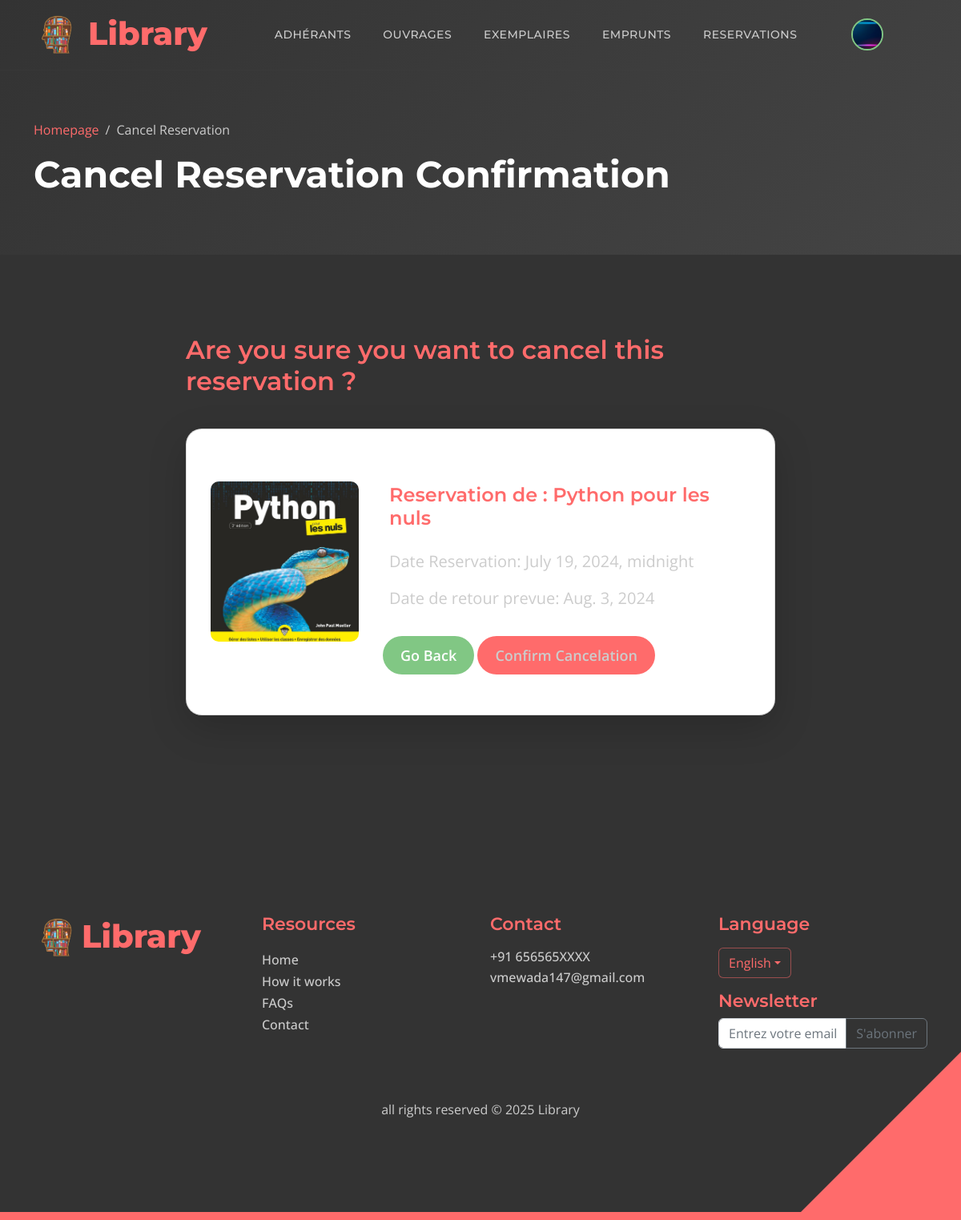
The app's page /cancel-reservation/a2f86409f64e4854b222102858653a4e (signed in) with its own data.
### adherants/models.py (models this page shows, shortened)
class Profile(models.Model):
    user = models.OneToOneField(User, on_delete=models.CASCADE, null=True, blank=True)
    prenom = models.CharField(max_length=255, blank=True, null=True)
    nom = models.CharField(max_length=255, blank=True, null=True)
    email = models.EmailField(max_length=500, blank=True, null=True)
    username = models.CharField(max_length=200, blank=True, null=True)
    CNI = models.CharField(max_length=200, blank=True, null=True)
    profile_image = models.ImageField(null=True, blank=True, upload_to='profiles/', default="profiles/user-default.png")
    departement = models.CharField(max_length=200, blank=True, null=True)
    filiere = models.CharField(max_length=200, blank=True, null=True)
    CNE = models.CharField(max_length=200, blank=True, null=True)
    semestre = models.CharField(max_length=200, blank=True, null=True)
    sexe = models.CharField(max_length=200, blank=True, null=True)
    phonenumber = models.CharField(max_length=200, blank=True, null=True)
    created = models.DateTimeField(auto_now_add=True)
    id = models.UUIDField(default=uuid.uuid4, unique=True,
                          primary_key=True, editable=False)

### ouvrages/models.py (models this page shows, shortened)
class Reservation(models.Model):
    id = models.UUIDField(default=uuid.uuid4, unique=True, primary_key=True, editable=False)
    date_demande =  models.DateTimeField(auto_now_add=True)
    date_reservation = models.DateTimeField()
    owner = models.ForeignKey(Profile, on_delete=models.CASCADE, null=True, blank=True)
    ouvrage = models.ForeignKey('Ouvrage', on_delete=models.CASCADE, null=True)  # Lier à Ouvrage
    selected_copy = models.ForeignKey('Exemplaire', on_delete=models.CASCADE, null=True, blank=True)
    STATUT_CHOICES = (
        ('en_attente', 'En attente'),
        ('acceptee', 'Acceptée'),
        ('refusee', 'Refusée'),
    )
    statut = models.CharField(max_length=20, choices=STATUT_CHOICES, default='en_attente')
    date_retour_prevue = models.DateField(null=True, blank=True)

class Ouvrage(models.Model):
    id = models.UUIDField(default=uuid.uuid4, unique=True, primary_key=True, editable=False)
    titre = models.CharField(max_length=200)
    auteurs = models.ManyToManyField('Auteur', blank=True)
    featured_image = models.ImageField(null=True, blank=True, default="default.jpg")
    description = models.TextField(blank=True)
    categories = models.ManyToManyField('Categorie', blank=True)
    recommended = models.BooleanField(default=False, blank=True)
    exemplaires_total = models.IntegerField(default=0, null=True, blank=True)
    vote_total = models.IntegerField(default=0, null=True, blank=True)
    vote_ratio = models.IntegerField(default=0, null=True, blank=True)
    date_achat = models.DateTimeField(auto_now_add=True)
    def __str__(self):
        return self.titre
    class Meta:
        ordering = ['-vote_ratio', '-vote_total', 'titre']

### ouvrages/views.py (the view, shortened to what this page needs)
# urls.py: path('cancel-reservation/<str:pk>',login_required( views.cancelReservation), name="cancel-reservation"),
def cancelReservation(request, pk):
    reservation = get_object_or_404(Reservation, id=pk)
    context = {'reservation': reservation}
    return render(request, 'ouvrages/cancel_reservation.html', context)

### ouvrages/templates/ouvrages/cancel_reservation.html (shortened to what this page needs)
{% extends "main.html" %}
{%load static%}
{% block content %}
<header class="site-header d-flex flex-column justify-content-center align-items-center">
    <div class="container">
        <div class="row align-items-center">
            <div class="col-lg-12 col-12">
                <nav aria-label="breadcrumb">
                    <ol class="breadcrumb">
                        <li class="breadcrumb-item"><a href="{% url 'ouvrages:index' %}">Homepage</a></li>
                        <li class="breadcrumb-item active" aria-current="page">Cancel Reservation</li>
                    </ol>
                </nav>
                <h2 class="text-white">Cancel Reservation Confirmation</h2>
            </div>
        </div>
    </div>
</header>
<section class="section-padding section-bg">
    <div class="container">
        <div class="row">
            <div class="col-lg-8 col-12 m-auto">
                <h3 class="mb-4">Are you sure you want to cancel this reservation ?</h3>
            </div>
            <div class="col-lg-8 col-12 mt-3 mx-auto">
                <div class="custom-block custom-block-topics-listing bg-white shadow-lg mb-5">
                    <div class="d-flex">
                        <img src="{{ reservation.ouvrage.featured_image.url }}" class="custom-block-image img-fluid" alt="">
                        <div class="custom-block-topics-listing-info d-flex">
                            <div>
                                <h5 class="mb-2 p-2">Reservation de : {{ reservation.ouvrage }}</h5>
                                <p class="mb-0 p-2">Date Reservation: {{ reservation.date_reservation }}</p>
                                <p class="mb-0 p-2">Date de retour prevue: {{ reservation.date_retour_prevue }}</p>
                                <form action="" method="post">
                                    <a class="btn mybtn mt-3 mt-lg-4" href="{% url 'ouvrages:user-reservations' %}">Go Back</a>
                                    <button class="btn custom-btn mt-3 mt-lg-4" type="submit">Confirm Cancelation</button>
                                </form>
                            </div>
                        </div>
                    </div>
                </div>
            </div>
        </div>
    </div>
</section>
{% endblock content%}

### templates/navbar.html (shortened to what this page needs)
{% load static %}
<nav class="navbar navbar-expand-lg">
    <div class="container">
        <a class="navbar-brand" href="{% url 'ouvrages:index'%}#section_1">
            <div class="d-flex justify-content-around align-content-center">
                <img src="{% static 'images/logoo.png'%}" class="navbar-logo"/>
                <h6 class="navbar-title">Library</h6>
            </div>
        </a>
        <div class="collapse navbar-collapse" id="navbarNav">
            <ul class="navbar-nav ms-lg-5">
                {% if user.is_staff %}
                <li class="nav-item">
                    <a class="nav-link click-scroll" href="{% url 'profiles'%}">Adhérants</a>
                </li>
                <li class="nav-item">
                    <a class="nav-link click-scroll" href="{% url 'ouvrages:browse'%}">Ouvrages</a>
                </li>
                <li class="nav-item">
                    <a class="nav-link click-scroll" href="{% url 'ouvrages:exemplaires' %}">Exemplaires</a>
                </li>
                <li class="nav-item">
                    <a class="nav-link click-scroll" href="{% url 'ouvrages:emprunt' %}">Emprunts</a>
                </li>
                <li class="nav-item">
                    <a class="nav-link click-scroll" href="{% url 'ouvrages:list_reservations' %}">Reservations</a>
                </li>
                {%endif%}
            </ul>
            <div class="d-none d-lg-block ms-lg-4">
                <div class="nav-item dropdown">
                    {% if user.is_authenticated %}
                        <a href="#" class="ms-lg-4" id="navbarLightDropdownMenuLink" role="button" data-bs-toggle="dropdown" aria-expanded="false">
                            <img src="{{ user.profile.profile_image.url }}" class="avatar avatar-sm nav-link navbar-icon bi-person smoothscroll">
                        </a>
                    {% else %}
                        <a class="nav-link navbar-icon bi-person smoothscroll ms-lg-4" href="#" id="navbarLightDropdownMenuLink" role="button" data-bs-toggle="dropdown" aria-expanded="false">
                        </a>
                    {% endif %}
                </div>
            </div>
        </div>
    </div>
</nav>

### static/css/templatemo-topic-listing.css (style rules this page uses)
:root { --white-color: #CCCCCC; --primary-color: #FF6B6B; --secondary-color: #FFD166; --section-bg-color: #333333; --custom-btn-bg-color: #FF6B6B; --custom-btn-bg-hover-color: #FFD166; --dark-color: #FF6B6B; --p-color: #CCCCCC; --border-color: #444444; --link-hover-color: #FFD166; --body-font-family: 'Open Sans', sans-serif; --title-font-family: 'Montserrat', sans-serif; --h1-font-size: 58px; --h2-font-size: 46px; --h3-font-size: 32px; --h4-font-size: 28px; --h5-font-size: 24px; --h6-font-size: 22px; --p-font-size: 20px; --menu-font-size: 14px; --btn-font-size: 18px; --copyright-font-size: 16px; --border-radius-large: 100px; --border-radius-medium: 20px; --border-radius-small: 10px; --font-weight-normal: 400; --font-weight-medium: 500; --font-weight-semibold: 600; --font-weight-bold: 700; }
body { background-color: #333333; font-family: var(--body-font-family); color: var(--white-color); }
h2, h3, h4, h5, h6 { color: var(--dark-color); }
h1, h2, h3, h4, h5, h6 { font-family: var(--title-font-family); font-weight: var(--font-weight-semibold); }
h2 { font-size: var(--h2-font-size); font-weight: var(--font-weight-bold); }
h3 { font-size: var(--h3-font-size); }
h5 { font-size: var(--h5-font-size); }
h6 { color: var(--primary-color); font-size: var(--h6-font-size); }
p { color: var(--p-color); font-size: var(--p-font-size); font-weight: var(--font-weight-normal); }
ul li { color: var(--p-color); font-size: var(--p-font-size); font-weight: var(--font-weight-normal); }
a, button { touch-action: manipulation; transition: all 0.3s; }
a { display: inline-block; color: var(--primary-color); text-decoration: none; }
.section-padding { padding-top: 100px; padding-bottom: 100px; }
.section-bg { background-color: var(--section-bg-color); }
.custom-btn { background: var(--custom-btn-bg-color); border: 2px solid transparent; border-radius: var(--border-radius-large); color: var(--white-color); font-size: var(--btn-font-size); font-weight: var(--font-weight-semibold); line-height: normal; transition: all 0.3s; padding: 10px 20px; }
.site-header { background: linear-gradient(135deg, #333333 0%, #444444 100%); padding-top: 150px; padding-bottom: 80px; }
.site-header .container { height: 100%; }
.breadcrumb-item+.breadcrumb-item::before, .breadcrumb-item a:hover, .breadcrumb-item.active { color: var(--white-color); }
.navbar { background: transparent; border-bottom: 1px solid rgba(68, 68, 68, 0.2); z-index: 9; }
.navbar-brand, .navbar-brand:hover { font-size: var(--h3-font-size); font-weight: var(--font-weight-bold); display: block; color: var(--white-color); }
.navbar-expand-lg .navbar-nav .nav-link { border-radius: var(--border-radius-large); margin: 10px; padding: 10px; }
.navbar-nav .nav-link { display: inline-block; color: var(--white-color); font-family: var(--title-font-family); font-size: var(--menu-font-size); font-weight: var(--font-weight-medium); text-transform: uppercase; letter-spacing: 0.5px; position: relative; padding-top: 15px; padding-bottom: 15px; }
.navbar-icon { background: rgba(68, 68, 68, 0.2); border-radius: var(--border-radius-large); display: inline-block; font-size: var(--h5-font-size); width: 40px; height: 40px; line-height: 40px; text-align: center; transition: all 0.3s ease; color: var(--primary-color); border: 1px solid rgba(68, 68, 68, 0.5); }
.custom-block { background-color: #333333; border: 1px solid rgba(68, 68, 68, 0.2); border-radius: var(--border-radius-medium); position: relative; overflow: hidden; padding: 30px; transition: all 0.3s ease; height: 100%; box-shadow: 0 5px 15px rgba(68, 68, 68, 0.3); }
.custom-block-image { display: block; width: 100%; height: 200px; object-fit: cover; margin-top: 35px; border-radius: var(--border-radius-small); }
.topics-listing-page .site-header { padding-bottom: 65px; }
.custom-block-topics-listing-info { margin: 30px 20px 20px 30px; }
.custom-block-topics-listing { height: inherit; }
.custom-block-topics-listing .custom-block-image { width: 200px; }

### static/css/style.css (style rules this page uses)
.avatar { border-radius: 50%; border: 2px solid #81C784; object-fit: cover; }
.mybtn { background: #81C784; border: 2px solid transparent; border-radius: 100px; color: #ffffff; font-size: 18px; font-weight: 600; line-height: normal; transition: all 0.3s; padding: 10px 20px; }
.navbar-logo { height: 60px; width: auto; margin-top: auto; margin-right: 0.5rem; }
.navbar-title { margin-top: 0.3rem; font-size: 2.5rem; font-weight: 800; }

### records on screen
Reservation: ouvrage.featured_image (picture), ouvrage "Python pour les nuls", date_reservation "July 19, 2024, midnight", date_retour_prevue "Aug. 3, 2024"
